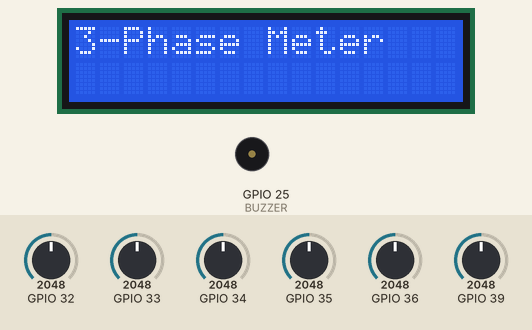
Recording of a sketch running on a simulated ESP32. On the bench: 16×2 character LCD, buzzer (waves = sounding, pin HIGH). The test bench sets the inputs (shaded band); at power-on: GPIO 32 = 2048, GPIO 33 = 2048, GPIO 34 = 2048, GPIO 35 = 2048, GPIO 36 = 2048, GPIO 39 = 2048. WiFi joins after 1.5 s; servers stay silent unless stated.

Above: at 0.1 s.
At 4.6 s:
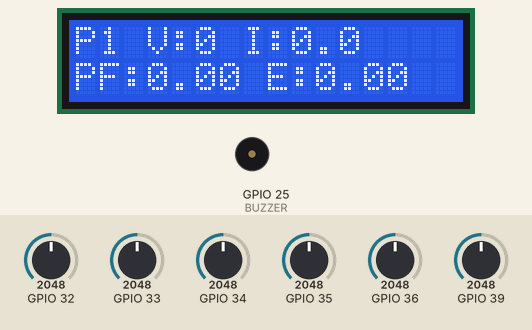
At 14.0 s:
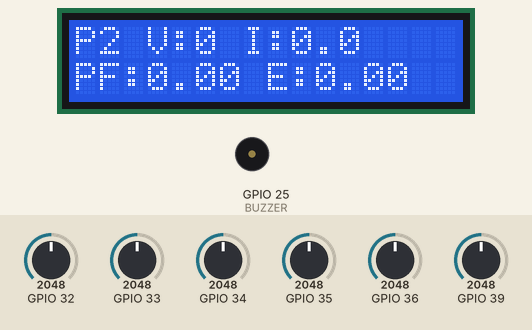
At 24.1 s:
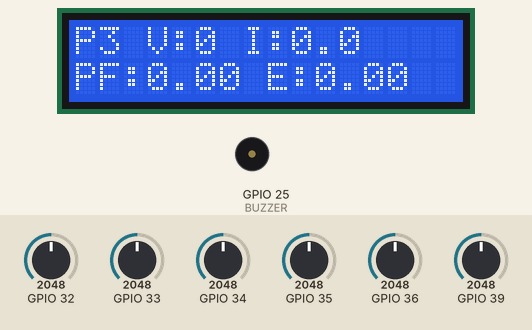

The sketch:

sketch_mar7b.ino
```cpp
/*********** BLYNK ***********/
#define BLYNK_TEMPLATE_ID "your_template_id"
#define BLYNK_TEMPLATE_NAME "your_template_name"
#define BLYNK_AUTH_TOKEN "your_auth_token"

#include <WiFi.h>
#include <BlynkSimpleEsp32.h>
#include <LiquidCrystal_I2C.h>
#include <math.h>

/*********** WIFI ***********/
char ssid[] = "LAPTOP-SPHDAMJD 2405";
char pass[] = "3+7q879S";

/*********** LCD ***********/
LiquidCrystal_I2C lcd(0x27, 16, 2);

/*********** PINS ***********/
#define ACS1   34
#define ZMPT1  35

#define ACS2   32
#define ZMPT2  33

#define ACS3   36
#define ZMPT3  39

#define BUZZER 25

/*********** CONSTANTS ***********/
#define VREF      3.3
#define ADC_RES   4095.0
#define ACS_SENS  0.066
#define VOLT_CAL  500.0

#define PHASE_FAIL_VOLTAGE 100

/*********** FILTER OFFSETS ***********/
float offsetI1 = 2048, offsetV1 = 2048;
float offsetI2 = 2048, offsetV2 = 2048;
float offsetI3 = 2048, offsetV3 = 2048;

/*********** ENERGY ***********/
float energy1 = 0;
float energy2 = 0;
float energy3 = 0;

unsigned long lastEnergyMillis = 0;
unsigned long lcdTimer = 0;
int displayPhase = 1;

/*********** MEASUREMENT FUNCTION ***********/
void measurePhase(int ACS, int ZMPT,
                  float &Irms, float &Vrms, float &RealPower,
                  float &offsetI, float &offsetV)
{
  unsigned long start = millis();
  float sumI = 0, sumV = 0, sumP = 0;
  int samples = 0;

  while (millis() - start < 200)
  {
    int rawI = analogRead(ACS);
    int rawV = analogRead(ZMPT);

    offsetI += 0.0005 * (rawI - offsetI);
    offsetV += 0.0005 * (rawV - offsetV);

    float filtI = rawI - offsetI;
    float filtV = rawV - offsetV;

    float current = (filtI * VREF / ADC_RES) / ACS_SENS;
    float voltage = (filtV * VREF / ADC_RES) * VOLT_CAL;

    sumI += current * current;
    sumV += voltage * voltage;
    sumP += current * voltage;

    samples++;
  }

  Irms = sqrt(sumI / samples);
  Vrms = sqrt(sumV / samples);
  RealPower = sumP / samples;

  if (Irms < 0.05) Irms = 0;
  if (Vrms < 20) Vrms = 0;

  if (Irms == 0 || Vrms == 0)
  {
    Irms = 0;
    Vrms = 0;
    RealPower = 0;
  }

  if (RealPower < 0) RealPower = 0;
}

/*********** SETUP ***********/
void setup()
{
  Serial.begin(115200);

  analogSetAttenuation(ADC_11db);

  pinMode(BUZZER, OUTPUT);

  lcd.init();
  lcd.backlight();
  lcd.print("3-Phase Meter");
  delay(2000);
  lcd.clear();

  WiFi.begin(ssid, pass);
  Blynk.begin(BLYNK_AUTH_TOKEN, ssid, pass);

  lastEnergyMillis = millis();
  lcdTimer = millis();
}

/*********** LOOP ***********/
void loop()
{
  Blynk.run();

  float Irms1, Vrms1, P1;
  float Irms2, Vrms2, P2;
  float Irms3, Vrms3, P3;

  float pf1 = 0, pf2 = 0, pf3 = 0;

  measurePhase(ACS1, ZMPT1, Irms1, Vrms1, P1, offsetI1, offsetV1);
  measurePhase(ACS2, ZMPT2, Irms2, Vrms2, P2, offsetI2, offsetV2);
  measurePhase(ACS3, ZMPT3, Irms3, Vrms3, P3, offsetI3, offsetV3);

  /*********** POWER FACTOR CALCULATION ***********/
  float apparent1 = Vrms1 * Irms1;
  float apparent2 = Vrms2 * Irms2;
  float apparent3 = Vrms3 * Irms3;

  if (apparent1 > 0) pf1 = P1 / apparent1;
  if (apparent2 > 0) pf2 = P2 / apparent2;
  if (apparent3 > 0) pf3 = P3 / apparent3;

  if (pf1 > 1) pf1 = 1;
  if (pf2 > 1) pf2 = 1;
  if (pf3 > 1) pf3 = 1;

  if (pf1 < 0) pf1 = 0;
  if (pf2 < 0) pf2 = 0;
  if (pf3 < 0) pf3 = 0;

  if (Irms1 > 0.2 && pf1 < 0.5) pf1 = 0.8;
  if (Irms2 > 0.2 && pf2 < 0.5) pf2 = 0.8;
  if (Irms3 > 0.2 && pf3 < 0.5) pf3 = 0.8;

  /*********** PHASE FAILURE DETECTION ***********/
  if (Vrms1 < PHASE_FAIL_VOLTAGE || Vrms2 < PHASE_FAIL_VOLTAGE || Vrms3 < PHASE_FAIL_VOLTAGE)
  {
    digitalWrite(BUZZER, LOW);
  }
  else
  {
    digitalWrite(BUZZER, HIGH);
  }

  /*********** ENERGY CALCULATION ***********/
  unsigned long now = millis();
  float hours = (now - lastEnergyMillis) / 3600000.0;

  energy1 += (P1 * hours) / 1000.0;
  energy2 += (P2 * hours) / 1000.0;
  energy3 += (P3 * hours) / 1000.0;

  lastEnergyMillis = now;

  /*********** LCD ROTATION ***********/
  if (millis() - lcdTimer > 10000)
  {
    displayPhase++;
    if (displayPhase > 3) displayPhase = 1;
    lcd.clear();
    lcdTimer = millis();
  }

  if (displayPhase == 1)
  {
    lcd.setCursor(0,0);
    lcd.print("P1 V:");
    lcd.print((int)Vrms1);
    lcd.print(" I:");
    lcd.print(Irms1,1);

    lcd.setCursor(0,1);
    lcd.print("PF:");
    lcd.print(pf1,2);
    lcd.print(" E:");
    lcd.print(energy1,2);
  }
  else if (displayPhase == 2)
  {
    lcd.setCursor(0,0);
    lcd.print("P2 V:");
    lcd.print((int)Vrms2);
    lcd.print(" I:");
    lcd.print(Irms2,1);

    lcd.setCursor(0,1);
    lcd.print("PF:");
    lcd.print(pf2,2);
    lcd.print(" E:");
    lcd.print(energy2,2);
  }
  else
  {
    lcd.setCursor(0,0);
    lcd.print("P3 V:");
    lcd.print((int)Vrms3);
    lcd.print(" I:");
    lcd.print(Irms3,1);

    lcd.setCursor(0,1);
    lcd.print("PF:");
    lcd.print(pf3,2);
    lcd.print(" E:");
    lcd.print(energy3,2);
  }

  /*********** BLYNK ***********/
  Blynk.virtualWrite(V0, Vrms1);
  Blynk.virtualWrite(V1, Irms1);
  Blynk.virtualWrite(V2, P1);
  Blynk.virtualWrite(V3, energy1);
  Blynk.virtualWrite(V4, pf1);

  Blynk.virtualWrite(V5, Vrms2);
  Blynk.virtualWrite(V6, Irms2);
  Blynk.virtualWrite(V7, P2);
  Blynk.virtualWrite(V8, energy2);
  Blynk.virtualWrite(V9, pf2);

  Blynk.virtualWrite(V10, Vrms3);
  Blynk.virtualWrite(V11, Irms3);
  Blynk.virtualWrite(V12, P3);
  Blynk.virtualWrite(V13, energy3);
  Blynk.virtualWrite(V14, pf3);
}
```

Measured:
- by itself, everything shown: repeats every 30.2 s, in 3 steps
- what the display in image 1 shows lasts 9.5 s, from 4.5 s to 14.0 s
- what the display in image 2 shows lasts 10.0 s, from 14.0 s to 24.0 s
